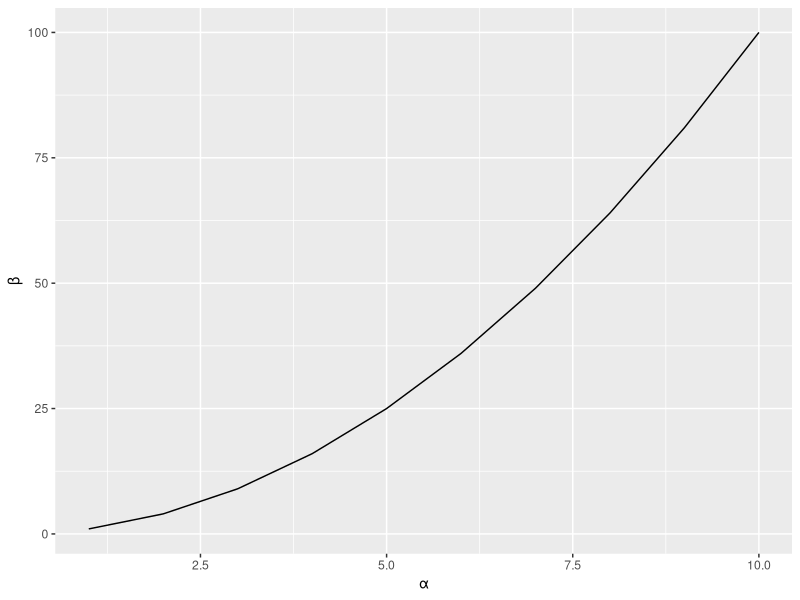

Here is the R script that generated this plot:
library(ggplot2)
α <- 1:10
β <- α^2

dat <- data.frame(α, β)
print(dat)

print(ggplot(dat, aes(x=α, y=β))
	+ geom_line()
)
